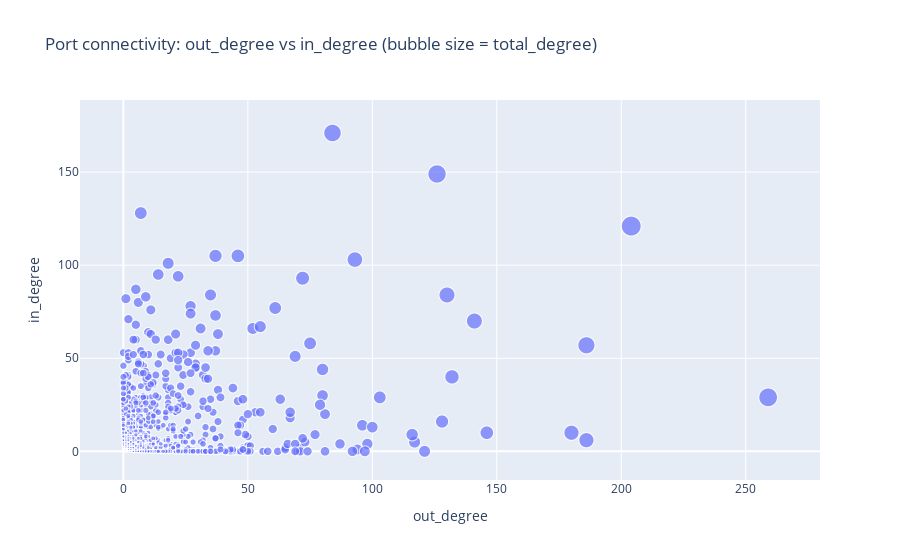

The notebook cell this image was saved under:
### Code cell
px.histogram(deg, x="out_degree", nbins=80, title="Out-degree (# destinations per FROM port)")
px.histogram(deg, x="in_degree", nbins=80, title="In-degree (# origins per TO port)")

px.bar(top_hubs.sort_values("total_degree"),
       x="total_degree", y="PORT", orientation="h",
       title="Top 20 hub ports by total_degree (in + out)")

px.scatter(deg, x="out_degree", y="in_degree", size="total_degree", hover_name="PORT",
           title="Port connectivity: out_degree vs in_degree (bubble size = total_degree)")

### Figure 1 — Plotly figure (JSON) as saved in the notebook; plotly's stock layout.template omitted (floating-point values rounded to 4 significant figures; data arrays with more than 128 entries replaced by an {"elided": "..."} marker saying what was removed)
{"data": [{"hovertemplate": "<b>%{hovertext}</b><br><br>out_degree=%{x}<br>in_degree=%{y}<br>total_degree=%{marker.size}<extra></extra>", "hovertext": {"elided": "1950 str values"}, "legendgroup": "", "marker": {"color": "#636efa", "size": {"elided": "1950 float values"}, "sizemode": "area", "sizeref": 0.8125, "symbol": "circle"}, "mode": "markers", "name": "", "showlegend": false, "type": "scattergl", "x": {"elided": "1950 float values"}, "xaxis": "x", "y": {"elided": "1950 float values"}, "yaxis": "y"}], "layout": {"legend": {"itemsizing": "constant", "tracegroupgap": 0}, "title": {"text": "Port connectivity: out_degree vs in_degree (bubble size = total_degree)"}, "xaxis": {"anchor": "y", "domain": [0, 1], "title": {"text": "out_degree"}}, "yaxis": {"anchor": "x", "domain": [0, 1], "title": {"text": "in_degree"}}}}
